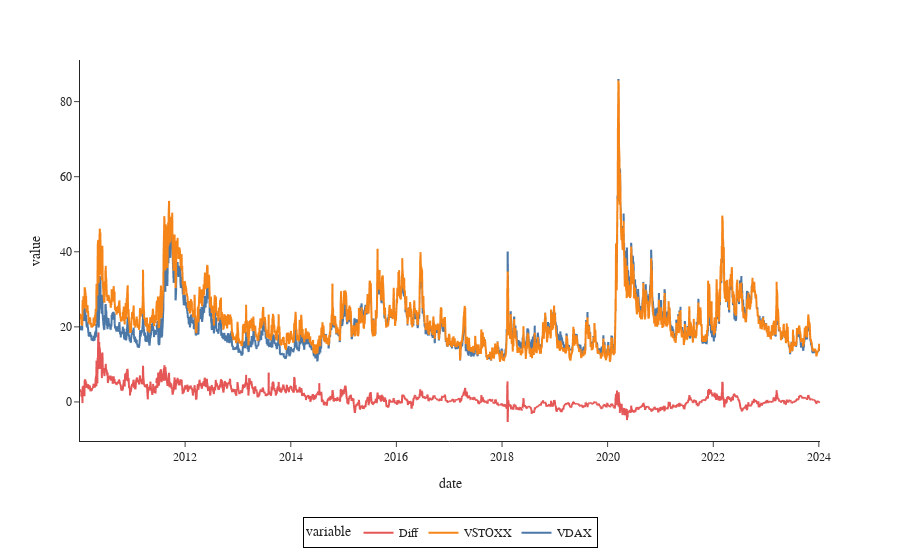

This figure's notebook cell:
### Code cell
df = pd.DataFrame({"VDAX":vdax,"VSTOXX":vstoxx})
df["Diff"] = df["VSTOXX"] - df["VDAX"]
fig = px.line(df)
fig.show()

### Figure 1 — Plotly figure (JSON) as saved in the notebook; plotly's stock layout.template omitted (floating-point values rounded to 4 significant figures; data arrays with more than 128 entries replaced by an {"elided": "..."} marker saying what was removed)
{"data": [{"hovertemplate": "variable=VDAX<br>date=%{x}<br>value=%{y}<extra></extra>", "legendgroup": "VDAX", "line": {"color": "#4C78A8", "dash": "solid"}, "marker": {"symbol": "circle"}, "mode": "lines", "name": "VDAX", "showlegend": true, "type": "scattergl", "x": {"elided": "3577 str values"}, "xaxis": "x", "y": {"elided": "3577 float values"}, "yaxis": "y"}, {"hovertemplate": "variable=VSTOXX<br>date=%{x}<br>value=%{y}<extra></extra>", "legendgroup": "VSTOXX", "line": {"color": "#F58518", "dash": "solid"}, "marker": {"symbol": "circle"}, "mode": "lines", "name": "VSTOXX", "showlegend": true, "type": "scattergl", "x": {"elided": "3577 str values"}, "xaxis": "x", "y": {"elided": "3577 float values"}, "yaxis": "y"}, {"hovertemplate": "variable=Diff<br>date=%{x}<br>value=%{y}<extra></extra>", "legendgroup": "Diff", "line": {"color": "#E45756", "dash": "solid"}, "marker": {"symbol": "circle"}, "mode": "lines", "name": "Diff", "showlegend": true, "type": "scattergl", "x": {"elided": "3577 str values"}, "xaxis": "x", "y": {"elided": "3577 float values"}, "yaxis": "y"}], "layout": {"legend": {"title": {"text": "variable"}, "tracegroupgap": 0}, "margin": {"t": 60}, "xaxis": {"anchor": "y", "domain": [0, 1], "title": {"text": "date"}}, "yaxis": {"anchor": "x", "domain": [0, 1], "title": {"text": "value"}}}}
